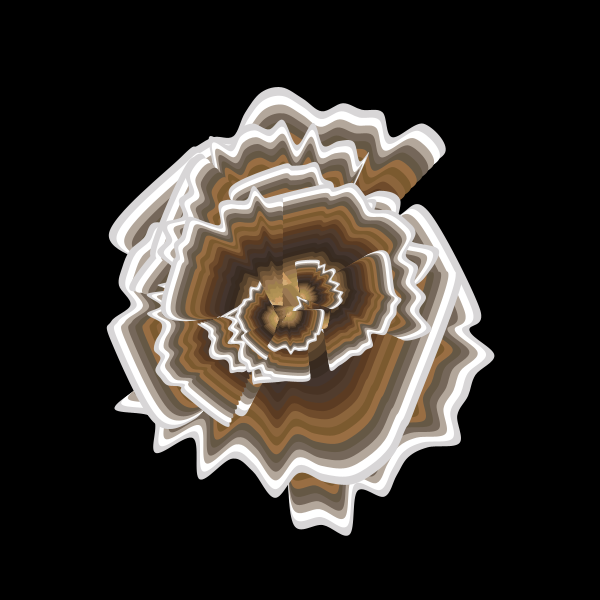
Frame 1 (no input)
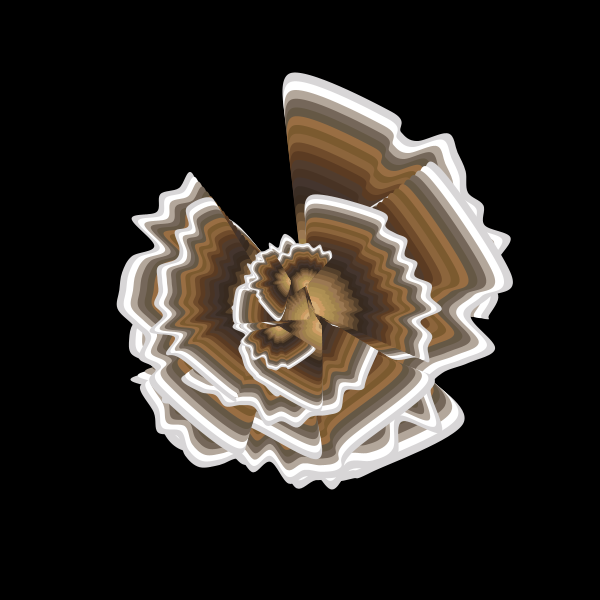
Frame 2 (the mouse pressed at the canvas centre, redrawn once)

The Processing sketch that drew these frames (run headless with seeded random() and noise(); the mouse was pressed at the canvas centre and the sketch redrawn once):

// Processing sketch: sketch_15_Jan_2016
// ── sketch_15_Jan_2016.pde

color[] colors;

Fungus fungus;

void setup(){
  size(600,600);
  
  colors = new color[] {
    //color(#F0F4F5),
    //color(#F7EDE3),
    //color(#FFF1CF),
    //color(#F4E6D9),
    color(#D8D6D7),
    color(#FFFFFF),
    color(#B3A79B),
    color(#75675A),
    color(#655845),
    color(#996E43),
    color(#7B5A2F),
    color(#8C653C),
    color(#6F4B2B),
    color(#5B3B22),
    color(#513C2D),
    color(#483324),
    color(#44352E),
    color(#3A2D24),
    color(#382A1F),
    color(#54402B),
    color(#6F5437),
    color(#856440),
    color(#9B7852),
    color(#9F814C),
    color(#AD8F53),
    color(#B39356),
    color(#CD9C64),
    color(#D4AD76),
    color(#AA875B)
  };
  
  fungus  = new Fungus(200,5);
  background(0);
}

void draw(){
  background(0);
  fungus.display();
  noLoop();
}
// ── Fungus.pde
class Fungus {
  int radius, layers;
  Fungus(int _radius, int _layers) {
    radius = _radius;
    layers = _layers;
  }

  void display() {
    for (int i = this.layers; i > 0; i--) {
      float rad = this.radius * (float)i/this.layers;
      for (int j = 0; j < (int)random(3, 5); j++) {
        int widthOffset = (int)random(-width/20,width/20);
        int heightOffset = (int)random(-height/20,height/20);
        FungusLeaf fl = new FungusLeaf(width/2 + widthOffset,height/2 + heightOffset,random(TWO_PI),rad);
        fl.display();
      }
    }
  }
}
// ── FungusLeaf.pde
class FungusLeaf {
  int x, y;
  float startAngle, endAngle, radius, angleJitter;
  ArrayList<PVector> points;

  FungusLeaf(int _x, int _y, float _angle, float _radius) {
    x           = _x;
    y           = _y;
    startAngle  = _angle - random(PI / 6, PI / 2);
    endAngle    = _angle + random(PI / 6, PI / 2);
    radius      = _radius;
    points      = new ArrayList<PVector>();
    angleJitter = 0.1;
    setupPoints();
  }

  void setupPoints() {
    // First point is close to the x,y center
    PVector first = pointOnPath(startAngle + random(-angleJitter,angleJitter), radius*0.25, random(0.9, 1.1));
    points.add(first);

    PVector second = pointOnPath(startAngle + random(-angleJitter,angleJitter), radius*0.5, random(0.9, 1.1));
    points.add(second);

    PVector third = pointOnPath(startAngle + random(-angleJitter,angleJitter), radius*0.75, random(0.9, 1.1));
    points.add(third);

    PVector fourth = pointOnPath(startAngle + random(-angleJitter,angleJitter), radius, random(0.9, 1.1));
    points.add(fourth);

    for (int i = 1; i < 15; i++) {
      PVector pt = pointOnPath(lerp(startAngle, endAngle, float(i)/20), radius*random(0.9, 1.1), random(0.98, 1.02));
      points.add(pt);
    }

    PVector fourth_l = pointOnPath(endAngle + random(-angleJitter,angleJitter), radius, random(0.9, 1.1));
    points.add(fourth_l);

    PVector third_l = pointOnPath(endAngle + random(-angleJitter,angleJitter), radius*0.75, random(0.9, 1.1));
    points.add(third_l);

    PVector second_l = pointOnPath(endAngle + random(-angleJitter,angleJitter), radius*0.5, random(0.9, 1.1));
    points.add(second_l);

    PVector first_l = pointOnPath(endAngle + random(-angleJitter,angleJitter), radius*0.25, random(0.9, 1.1));
    points.add(first_l);
  }

  PVector pointOnPath(float _angle, float _radius, float _radiusVariance) {
    float xPt  = this.x + sin(_angle)*_radius*_radiusVariance; 
    float yPt  = this.y + cos(_angle)*_radius*_radiusVariance; 
    PVector pv = new PVector(xPt, yPt);
    return pv;
  }

  void display() {
    noFill();
    
    PVector center = new PVector(this.x,this.y);
    noStroke();
    for(int i = 0; i < colors.length; i++){
      float dist = min(1.0, 1.0 - (float)i / colors.length);
      println(dist);
      fill(colors[i]);
      beginShape();
      PVector st_pt = points.get(0);
      PVector st_pt_n = PVector.lerp(center,st_pt,dist);
      curveVertex(st_pt_n.x,st_pt_n.y);
      for(PVector p : points){
        PVector n_p = PVector.lerp(center,p,dist);
        curveVertex(n_p.x,n_p.y);
      }
      PVector lp = points.get(points.size() - 1);
      PVector lp_n = PVector.lerp(center,lp,dist);
      curveVertex(lp_n.x,lp_n.y);
      endShape();
    }
  }
}
